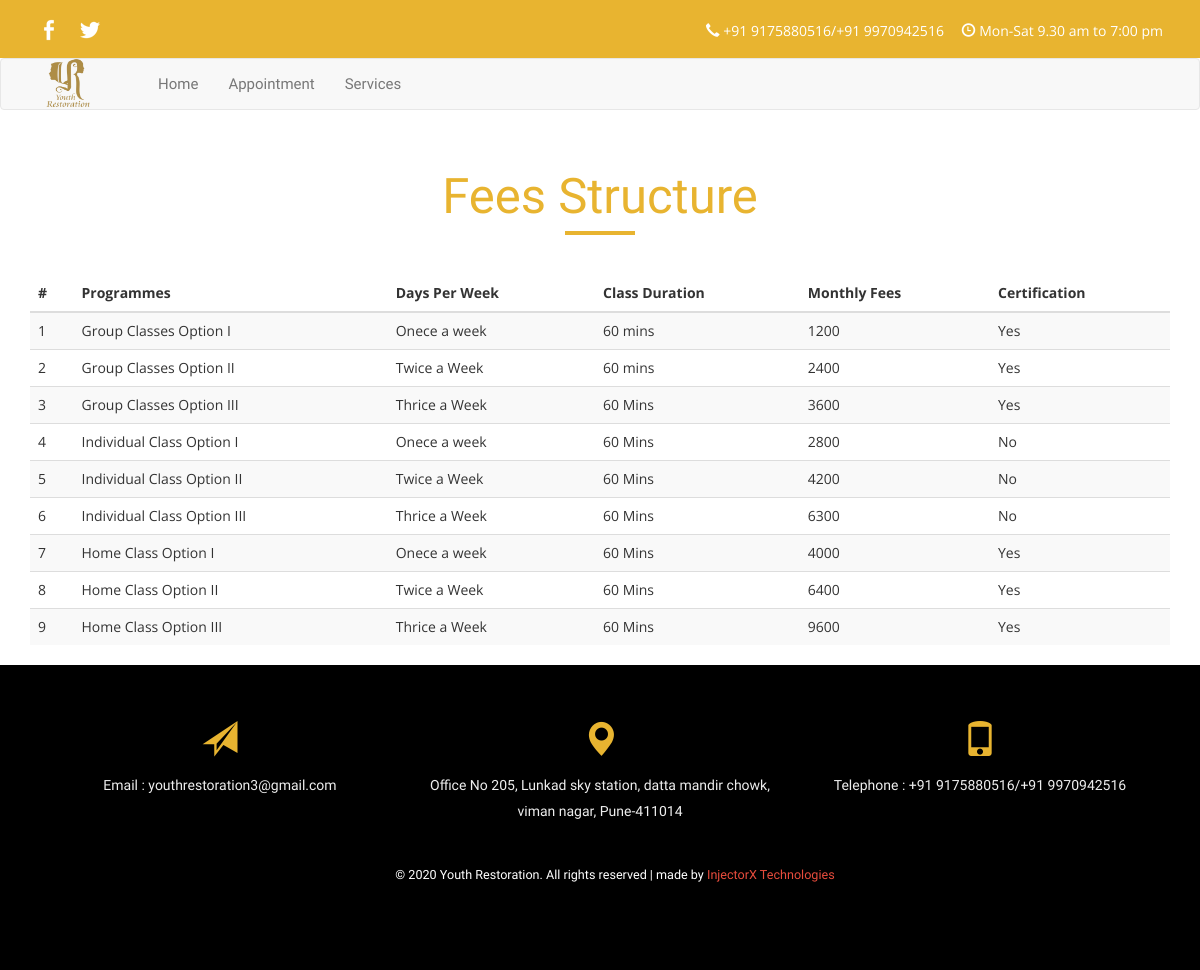
The page /fees/ on the database its author committed.
### guitar/models.py (models this page shows, shortened)
class Feestructure(models.Model):
	Programmes_name = models.CharField(max_length=50)
	Days_per_week = models.CharField(max_length=50)
	Class_duration = models.CharField(max_length=50)
	fees = models.CharField(max_length=50)
	CATEGORY_Certification = (('Yes','Yes',), ('No','No'))
	certification = models.CharField(max_length=15, choices=CATEGORY_Certification)

### guitar/views.py (the view)
# urls.py: url(r'^fees/$', views.feestructurePage.as_view(), name='fees'),
class feestructurePage(ListView):
    model = Feestructure
    template_name = 'guitar/feestructure.html'
    def get_context_data(self, **kwargs):
        context = super(feestructurePage, self).get_context_data(**kwargs)
        context['Feestructure'] = Feestructure.objects.all()
        return context

### templates/guitar/feestructure.html (shortened to what this page needs)
{% extends "base.html" %}
{% load staticfiles %}
{% load thumbnail %}
{% block maincontent  %}
<br><br>
<div class="container">
<h3 class="tittle"> Fees Structure</h3>
<div class="border"></div>
<br><br>
<div class=" table-responsive">
	<table class="table table-striped ">
		<thead>
			<tr>
				<th>#</th>
				<th>Programmes</th>
				<th>Days Per Week</th>
				<th>Class Duration</th>
				<th>Monthly Fees</th>
				<th>Certification</th>
			</tr>
		</thead>
		<tbody>
		{% for obj in Feestructure %}
		<tr>
			<td>{{ forloop.counter }}</td>
			<td>{{ obj.Programmes_name }} </td>
			<td>{{ obj.Days_per_week }} </td>
			<td>{{ obj.Class_duration }} </td>
			<td>{{ obj.fees }} </td>
			<td>{{ obj.certification }} </td>
		</tr>
		 {% endfor %}
		</tbody>
	</table>
</div>
</div>
{% endblock  %}

### static/css/style.css (style rules this page uses)
body { margin:0; }
body { font-family: 'Open Sans', sans-serif; }
h1,h2,h3,h4,h5,h6 { margin:0; padding:0; font-family: 'Nova Round', cursive; }
.border { width: 70px; background: #E8B430; display: block; height: 4px; margin: 0.5em auto 0; }
h3.tittle { color: #E8B430; font-size: 3.5em; text-align: center; }

### templates/base.html (style rules this page uses)
body { margin:0; }

### rows shown on the page
Feestructure: Programmes_name "Group Classes Option I", Days_per_week "Onece a week", Class_duration "60 mins", fees "1200", certification "Yes"
Feestructure: Programmes_name "Group Classes Option II", Days_per_week "Twice a Week", Class_duration "60 mins", fees "2400", certification "Yes"
Feestructure: Programmes_name "Group Classes Option III", Days_per_week "Thrice a Week", Class_duration "60 Mins", fees "3600", certification "Yes"
Feestructure: Programmes_name "Individual Class Option I", Days_per_week "Onece a week", Class_duration "60 Mins", fees "2800", certification "No"
Feestructure: Programmes_name "Individual Class Option II", Days_per_week "Twice a Week", Class_duration "60 Mins", fees "4200", certification "No"
Feestructure: Programmes_name "Individual Class Option III", Days_per_week "Thrice a Week", Class_duration "60 Mins", fees "6300", certification "No"
Feestructure: Programmes_name "Home Class Option I", Days_per_week "Onece a week", Class_duration "60 Mins", fees "4000", certification "Yes"
Feestructure: Programmes_name "Home Class Option II", Days_per_week "Twice a Week", Class_duration "60 Mins", fees "6400", certification "Yes"
Feestructure: Programmes_name "Home Class Option III", Days_per_week "Thrice a Week", Class_duration "60 Mins", fees "9600", certification "Yes"
